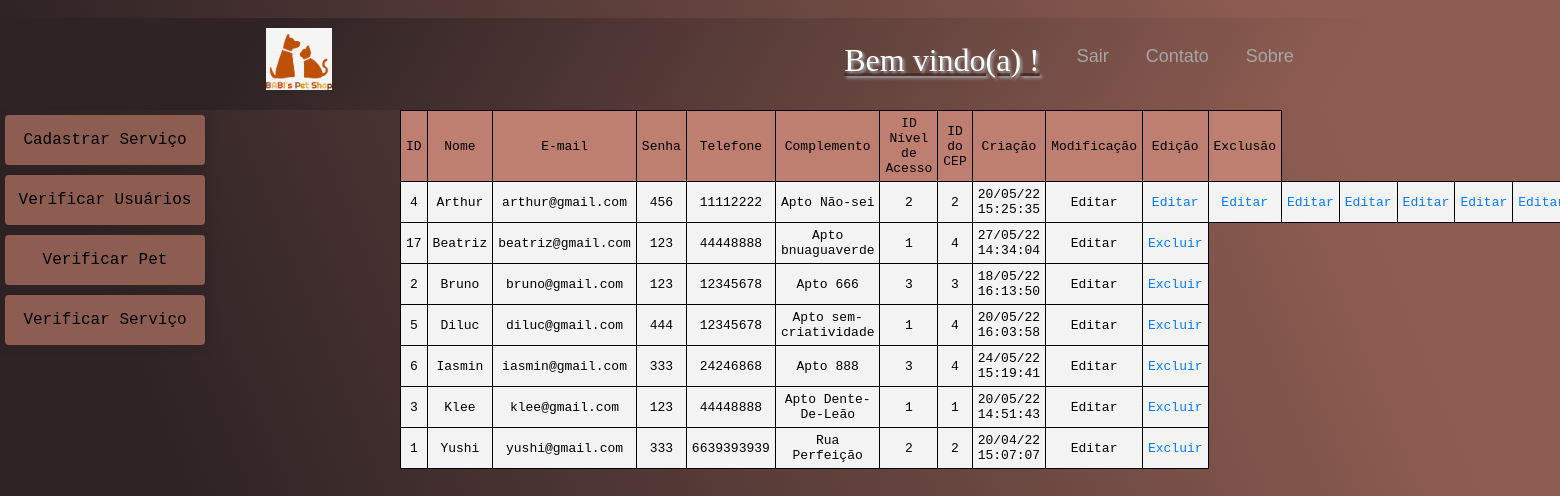
Screenshot of /PetShop5/pags/admin.php with the database file from the repository.
### tables this page shows
CREATE TABLE `usuarios` (
  `id` int(11) NOT NULL,
  `nome` varchar(145) NOT NULL,
  `email` varchar(150) NOT NULL,
  `senha` varchar(20) NOT NULL,
  `telefone` varchar(11) NOT NULL,
  `complemento` varchar(45) NOT NULL,
  `nivel_acesso_id` int(11) NOT NULL,
  `cep_id` int(11) NOT NULL,
  `created` datetime NOT NULL,
  `modified` datetime DEFAULT NULL
);

### PetShop5/pags/admin.php (the view, shortened to what this page needs)
<?php
include_once '../adm/config/conexao.php';
$query_users_b = "SELECT id, nome, email, senha, telefone, complemento, nivel_acesso_id, cep_id, created, modified FROM usuarios ORDER BY nome ASC";
$result_users_a = $conn->prepare($query_users_b);
$result_users_a->execute();
$query_users_bt = "SELECT id, nome, email, senha, telefone, complemento, nivel_acesso_id, cep_id, created, modified FROM usuarios ORDER BY nome ASC";
$result_users_bt = $conn->prepare($query_users_bt);
$result_users_bt->execute();
?>
<!DOCTYPE html>
<html lang="en">
<head>
    <link rel="stylesheet" href="../css/bootstrap.css">
</head>
    <body class="escopo">
    <div>
        <header class="cabecalho">
            <img class="cabecalho_imagem" src="../css/imgs/Logo_SA.png" alt="Logo do pet shop">
            <nav class="cabecalho_menu">
                <div class="cl-log">
                    <?php
                        echo "<h2>Bem vindo(a) ".$_SESSION['nome']."!</h2>";
                    ?>
                </div>
                <a class="cabecalho_menu_item" href="../adm/cadastrar.php">Sair</a>
                <a class="cabecalho_menu_item" href="contato.php">Contato</a>
                <a class="cabecalho_menu_item" href="sobre.php">Sobre</a>
            </nav>
        </header>
        <main class="caixa-botoes">
            <button type="button" class="btn-btn-primary" data-toggle="modal" data-target="#ModalCad1">
                Cadastrar Serviço
            </button>
            <button type="button" class="btn-btn-primary" data-toggle="modal" data-target="#ModalCad2">
                Verificar Usuários
            </button>
            <button type="button" class="btn-btn-primary" data-toggle="modal" data-target="#ModalCad3">
                Verificar Pet
            </button>
            <button type="button" class="btn-btn-primary" data-toggle="modal" data-target="#ModalCad4">
                    Verificar Serviço
            </button>
        </main>
        <table class="table_users table-bordere-dark">
            <tr>
                <td class="table-cel">ID</td>
                <td class="table-cel">Nome</td>
                <td class="table-cel">E-mail</td>
                <td class="table-cel">Senha</td>
                <td class="table-cel">Telefone</td>
                <td class="table-cel">Complemento</td>
                <td class="table-cel">ID Nível de Acesso</td>
                <td class="table-cel">ID do CEP</td>
                <td class="table-cel">Criação</td>
                <td class="table-cel">Modificação</td>
                <td class="table-cel-btex">Edição</td>
                <td class="table-cel-bted">Exclusão</td>
            </tr>
            <?php
                while($row_user_a = $result_users_a->fetch(PDO::FETCH_ASSOC)){
                    extract($row_user_a);
                    echo "<tr><td class='table_content'>$id </td><td class='table_content'>$nome </td><td class='table_content'>$email </td><td class='table_content'>$senha </td><td class='table_content'>$telefone </td><td class='table_content'>$complemento </td><td class='table_content'>$nivel_acesso_id </td><td class='table_content'>$cep_id </td><td class='table_content'>".date('d/m/y H:i:s', strtotime($created))."</td>";
                    echo "<td class='table_content'><a class='table_linkbt'>Editar</a></td>";
                    while($row_user_bt = $result_users_bt->fetch(PDO::FETCH_ASSOC)){
                        echo "<td class='table_content'><a class='table_linkbt' href=''>Editar</a></td>";
                    }
                    echo "<td class='table_content'><a class='table_linkbt' href=''>Excluir</a></td>";
                }
            ?>
        </table>
    </div>
    </body>
    </body>
</html>

### rows the page displays
usuarios: id "4", nome "Arthur", email "arthur@gmail.com", senha "456", telefone "11112222", complemento "Apto Não-sei", nivel_acesso "2", cep "2", created "20/05/22 15:25:35"
usuarios: id "17", nome "Beatriz", email "beatriz@gmail.com", senha "123", telefone "44448888", complemento "Apto bnuaguaverde", nivel_acesso "1", cep "4", created "27/05/22 14:34:04"
usuarios: id "2", nome "Bruno", email "bruno@gmail.com", senha "123", telefone "12345678", complemento "Apto 666", nivel_acesso "3", cep "3", created "18/05/22 16:13:50"
usuarios: id "5", nome "Diluc", email "diluc@gmail.com", senha "444", telefone "12345678", complemento "Apto sem-criatividade", nivel_acesso "1", cep "4", created "20/05/22 16:03:58"
usuarios: id "6", nome "Iasmin", email "iasmin@gmail.com", senha "333", telefone "24246868", complemento "Apto 888", nivel_acesso "3", cep "4", created "24/05/22 15:19:41"
usuarios: id "3", nome "Klee", email "klee@gmail.com", senha "123", telefone "44448888", complemento "Apto Dente-De-Leão", nivel_acesso "1", cep "1", created "20/05/22 14:51:43"
usuarios: id "1", nome "Yushi", email "yushi@gmail.com", senha "333", telefone "6639393939", complemento "Rua Perfeição", nivel_acesso "2", cep "2", created "20/04/22 15:07:07"
